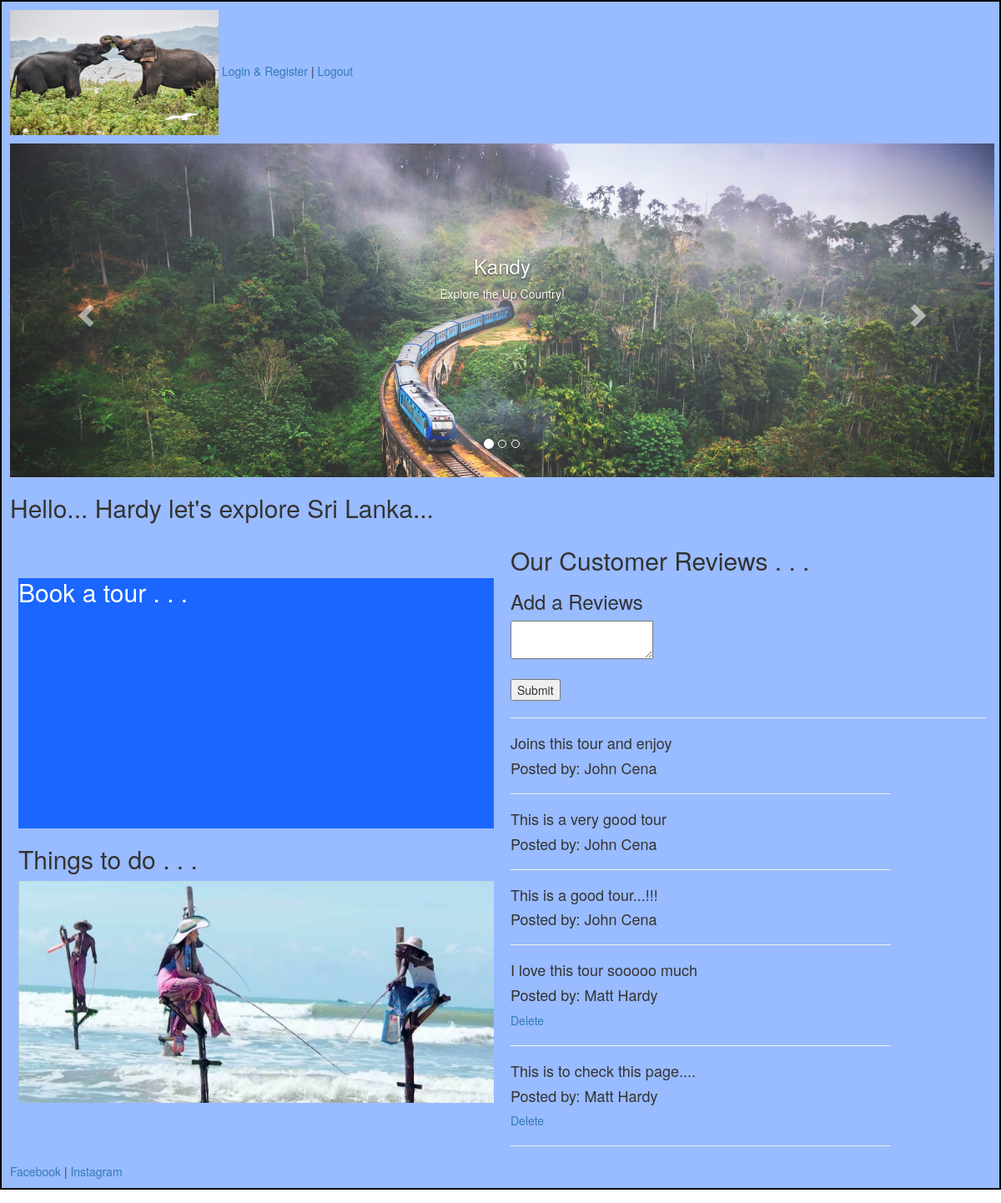
Screenshot of / (signed in) with the database file from the repository.
### myprojectapp/models.py (models this page shows)
class User (models.Model):
	first_name = models.CharField(max_length=100)
	last_name = models.CharField(max_length=100)
	email = models.CharField(max_length=100)
	password = models.CharField(max_length=100)
	created_at = models.DateTimeField(auto_now_add=True)
	updated_at = models.DateTimeField(auto_now=True)
	objects = UserManager()

class Reviews (models.Model):
	review = models.CharField(max_length=255)
	creator = models.ForeignKey(User, related_name='review', on_delete=models.CASCADE)
	created_at = models.DateTimeField(auto_now_add=True)
	updated_at = models.DateTimeField(auto_now=True)

### myprojectapp/views.py (the view)
# urls.py: path('', views.index),
def index(request):
	context = {
		'all_reviews' : Reviews.objects.all()
	}
	return render(request, "home.html", context)

### myprojectapp/templates/home.html (shortened to what this page needs)
	<!DOCTYPE html>
	<html>
		<head>
			{% load static %}
	      	<link rel="stylesheet" type="text/css" href="{% static 'style.css' %}">
	      	<link rel="stylesheet" href="https://maxcdn.bootstrapcdn.com/bootstrap/3.4.1/css/bootstrap.min.css">
		</head>
		<body>
			<div class="wrapper">
				<div>
					<img src="{% static "images/elephants.jpg" %}" alt="elephants"/>
					<a href="/viewlogin">Login &amp; Register</a> | <a href="/logout"> Logout </a>
				</div>
				<div id="middle-container">
					<div id="myCarousel" class="carousel slide" data-ride="carousel">
					    <ol class="carousel-indicators">
					    	<li data-target="#myCarousel" data-slide-to="0" class="active"></li>
							<li data-target="#myCarousel" data-slide-to="1"></li>
						    <li data-target="#myCarousel" data-slide-to="2"></li>
					    </ol>
					    <div class="carousel-inner">
							<div class="item active" class="carousel-image">
						    	<img src="{% static "images/image1.jpg" %}" alt="Train" class="carousel">
						        <div class="carousel-caption">
						        	<h3>Kandy</h3>
						          	<p>Explore the Up Country!</p>
						    	</div>
				      		</div>
					    </div>
					    <a class="left carousel-control" href="#myCarousel" data-slide="prev">
					    	<span class="glyphicon glyphicon-chevron-left"></span>
					    </a>
					    <a class="right carousel-control" href="#myCarousel" data-slide="next">
					    	<span class="glyphicon glyphicon-chevron-right"></span>
					    </a>
					</div>
				</div>
				<h2>Hello... {{request.session.name}} let's explore Sri Lanka...</h2>
				<div id="lower-container">
					<div class="lower-boxes">
						<div class="lower-left" id="tours" action="/tours">
							<form method="POST">
								<a href="/tours"><h2>Book a tour . . .</h2></a>
							</form>
						</div>
						<h2>Things to do . . .</h2>
						<div class="lower-left">
							<div id="myCarousel" class="carousel slide" data-ride="carousel">
							    <div class="carousel-inner" id="lower-carousel-inner">
									<div class="item active" class="carousel-image">
								    	<img src="{% static "images/image4.jpg" %}" alt="Fishing" class="carousel">
						      		</div>
							    </div>
								</div>
							</div>
						</div>
					<div class="lower-boxes" id="lower-right">
						<h2>Our Customer Reviews . . .</h2>
						<form action="/create_review" method="POST">
							<h3>Add a Reviews</h3>
							<textarea name="new_review"></textarea> <br> <br>
							<input type="submit" value="Submit">
						</form>
						<hr>
						{% for my_review in all_reviews %}
						<div id="my_reviews">
							<h4>{{my_review.review}}</h4>
							<h4>Posted by: {{my_review.creator.first_name}} {{my_review.creator.last_name}}</h4>
							{% if request.session.user_id == my_review.creator.id %}
							<a href="/delete/{{my_review.id}}">Delete</a>
							{% endif %}
							<hr>
						</div>
						{% endfor%}
					</div>
				</div>
				<footer>
					<a href="https://www.facebook.com">Facebook</a> | <a href="www.instagram.com">Instagram</a>
				</footer>
			</div>
		</body>
	</html>

### myprojectapp/static/style.css (style rules this page uses)
.wrapper { width: 1200px; border: 2px solid black; margin: auto; padding: 10px; background-color: #99bbff; }
#my_reviews { width: 80%; }
img { height: 150px; width: 250px; }
a h2 { color: white; text-decoration: none; }
#middle-container { width: 1180px; margin: 10px auto; }
.carousel-inner { height: 400px; }
.carousel { width: 100%; height: 400px; }
.carousel-caption { height: 550px; }
#lower-container { width: 1180px; display: flex; margin: auto; }
.lower-boxes { width: 50%; margin: auto 10px; }
.lower-left { height: 300px; margin: auto; }
#tours { background-color: #1a66ff; }
#lower-carousel-inner { height: 295px; }

### rows the page displays
User: session.name "Hardy"
Reviews: review "Joins this tour and enjoy", creator.first_name "John", creator.last_name "Cena"
Reviews: review "This is a very good tour", creator.first_name "John", creator.last_name "Cena"
Reviews: review "This is a good tour...!!!", creator.first_name "John", creator.last_name "Cena"
Reviews: review "I love this tour sooooo much", creator.first_name "Matt", creator.last_name "Hardy"
Reviews: review "This is to check this page....", creator.first_name "Matt", creator.last_name "Hardy"
